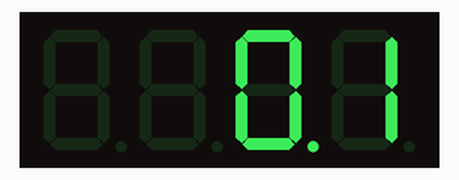
The sketch below on a simulated Arduino Uno, built with avr-gcc and run on an emulated ATmega328P. On the bench: 4-digit seven-segment display.

Above: at 6.1 s.
At 18.1 s:
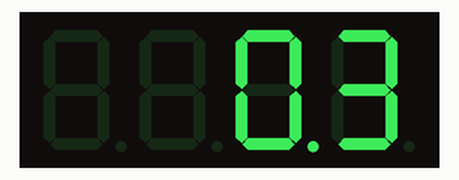
At 36.1 s:
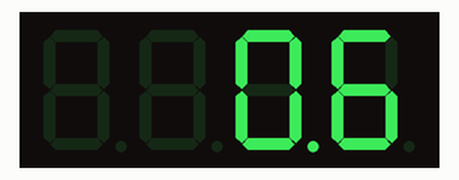
At 66.1 s:
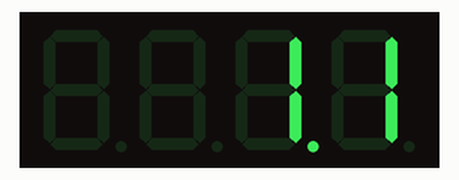
At 96.1 s:
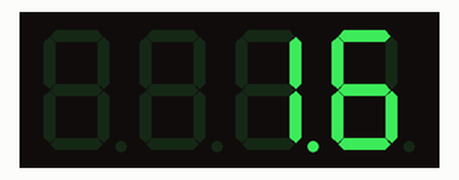
At 126.1 s:
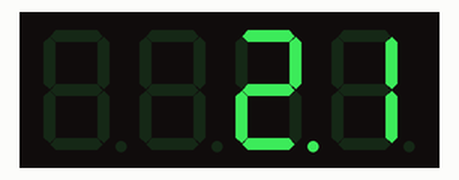

Measured:
- what the display in image 0 shows lasts 6.0 s, from 6.0 s to 12.0 s

The sketch:

7SegmentCounter.ino
```cpp
#include "SevSeg.h"

SevSeg sevseg; //Initiate a seven segment controller object

void setup()
{

  byte numDigits = 4;
  byte digitPins[] = {2, 3, 4, 5};
  byte segmentPins[] = {6, 7, 8, 9, 10, 12, 11, 13};
  sevseg.begin(COMMON_CATHODE, numDigits, digitPins, segmentPins);
  sevseg.setBrightness(40);
  bool updateWithDelays = false; // Default. Recommended
  bool leadingZeros = true; // Use 'true' if you'd like to keep the leading zeros

}

void loop() {
  static unsigned long timer = millis();
  static int deciSeconds = 0;

  if (millis() - timer >= 6000) {
    timer += 6000;
    deciSeconds++; // 100 milliSeconds is equal to 1 deciSecond

    if (deciSeconds == 1000) { // Reset to 0 after counting for 1000 seconds.
      deciSeconds = 0;
    }
    sevseg.setNumber(deciSeconds, 1);
  }

  sevseg.refreshDisplay(); // Must run repeatedly
}
```
